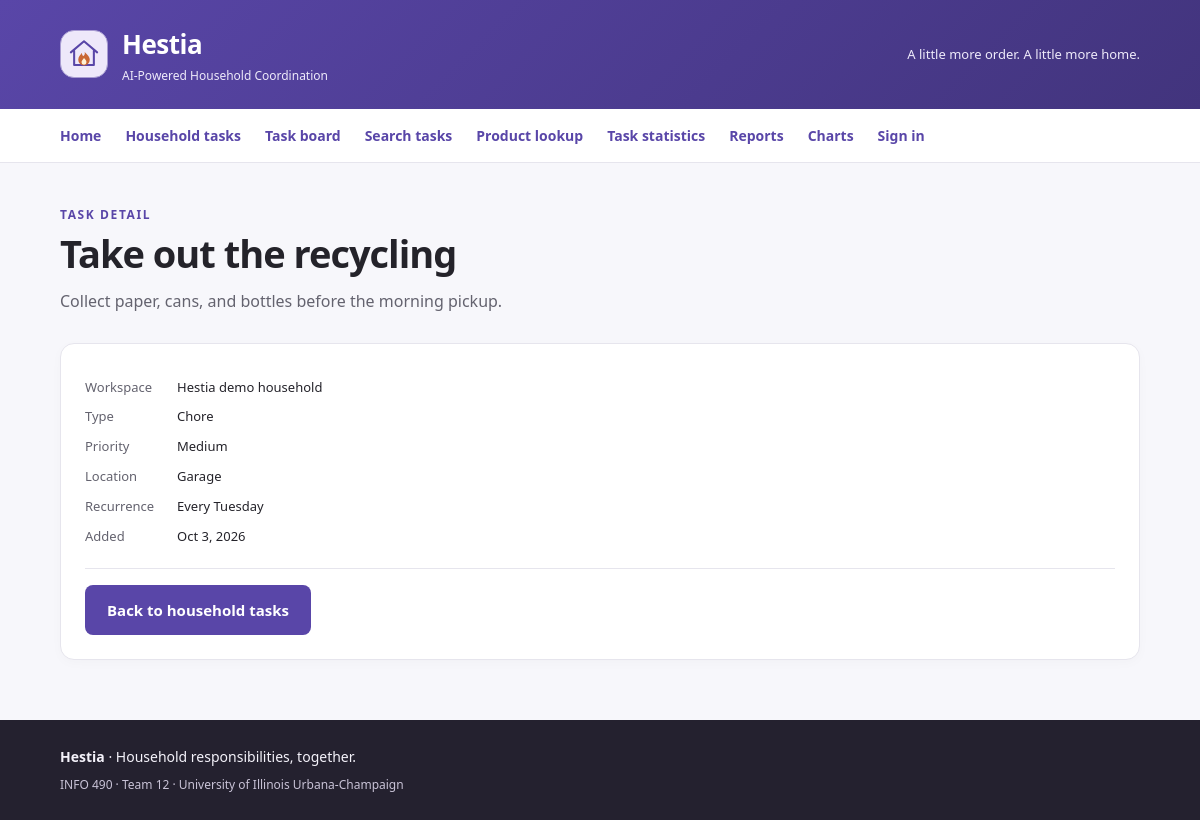
The app's page /tasks/2/ with its own data.
### workflows/models.py (models this page shows, shortened)
class Task(models.Model):
    class TaskType(models.TextChoices):
        CHORE = "CHORE", "Chore"
        APPOINTMENT = "APPOINTMENT", "Appointment"
        DEADLINE = "DEADLINE", "Deadline"
        ERRAND = "ERRAND", "Errand"
        MAINTENANCE = "MAINTENANCE", "Maintenance"
        SHOPPING = "SHOPPING", "Shopping"
        OTHER = "OTHER", "Other"
    class Priority(models.TextChoices):
        LOW = "LOW", "Low"
        MEDIUM = "MEDIUM", "Medium"
        HIGH = "HIGH", "High"
        URGENT = "URGENT", "Urgent"
    task_id = models.AutoField(primary_key=True)
    workspace = models.ForeignKey(
        Workspace,
        on_delete=models.CASCADE,
        related_name="tasks",
    )
    source_document = models.ForeignKey(
        SourceDocument,
        on_delete=models.SET_NULL,
        null=True,
        blank=True,
        related_name="generated_tasks",
    )
    created_by_membership = models.ForeignKey(
        Membership,
        on_delete=models.SET_NULL,
        null=True,
        blank=True,
        related_name="created_tasks",
    )
    related_product = models.ForeignKey(
        Product,
        on_delete=models.SET_NULL,
        null=True,
        blank=True,
        related_name="related_tasks",
    )
    related_shopping_list_entry = models.ForeignKey(
        ShoppingListEntry,
        on_delete=models.SET_NULL,
        null=True,
        blank=True,
        related_name="related_tasks",
    )
    title = models.CharField(max_length=200)
    description = models.TextField(blank=True)
    task_type = models.CharField(
        max_length=40,
        choices=TaskType.choices,
        default=TaskType.OTHER,
    )
    priority = models.CharField(
        max_length=20,
        choices=Priority.choices,
        default=Priority.MEDIUM,
    )
    recurrence_rule = models.CharField(max_length=255, blank=True)
    default_location = models.CharField(max_length=255, blank=True)
    created_at = models.DateTimeField(auto_now_add=True)
    updated_at = models.DateTimeField(auto_now=True)
    class Meta:
        ordering = [
            "-created_at",
            "title",
        ]
        constraints = [
            models.UniqueConstraint(
                fields=["workspace", "title"],
                name="unique_task_title_per_workspace",
            )
        ]

### households/models.py (models this page shows)
class Workspace(models.Model):
    class WorkspaceType(models.TextChoices):
        HOUSEHOLD = "HOUSEHOLD", "Household"
        TEAM = "TEAM", "Team"
    workspace_id = models.AutoField(primary_key=True)
    name = models.CharField(max_length=120)
    workspace_type = models.CharField(
        max_length=30,
        choices=WorkspaceType.choices,
        default=WorkspaceType.HOUSEHOLD,
    )
    timezone = models.CharField(
        max_length=50,
        default="America/Chicago",
    )
    members = models.ManyToManyField(
        settings.AUTH_USER_MODEL,
        through="Membership",
        related_name="hestia_workspaces",
    )
    created_at = models.DateTimeField(auto_now_add=True)
    updated_at = models.DateTimeField(auto_now=True)
    class Meta:
        ordering = ["name"]
    def __str__(self):
        return self.name

### workflows/views.py (the view)
# urls.py: path("<int:pk>/", TaskDetailView.as_view(), name="task-detail"),
class TaskDetailView(View):
    def get(self, request, pk):
        task = get_object_or_404(Task, pk=pk)
        return render(request, "tasks/task_detail.html", {"task": task})

### templates/tasks/task_detail.html (shortened to what this page needs)
{% extends "base.html" %}
{% block content %}
<section class="page-header">
    <p class="eyebrow">Task detail</p>
    <h1>{{ task.title }}</h1>
    <p>{{ task.description|default:"No description provided." }}</p>
</section>
<article class="task-card">
    <dl class="task-details">
        <div><dt>Workspace</dt><dd>{{ task.workspace }}</dd></div>
        <div><dt>Type</dt><dd>{{ task.get_task_type_display }}</dd></div>
        <div><dt>Priority</dt><dd>{{ task.get_priority_display }}</dd></div>
        <div><dt>Location</dt><dd>{{ task.default_location|default:"No location specified" }}</dd></div>
        <div><dt>Recurrence</dt><dd>{{ task.recurrence_rule|default:"One-time task" }}</dd></div>
        {% if task.created_at %}
        <div><dt>Added</dt><dd>{{ task.created_at|date:"M j, Y" }}</dd></div>
        {% endif %}
    </dl>
    <p class="record-date">
        <a class="button-link" href="{% url 'workflows:task-cbv-generic' %}">Back to household tasks</a>
    </p>
</article>
{% endblock %}

### static files/css/style.css (style rules this page uses)
:root { --hestia-primary: #5946a8; --hestia-primary-dark: #42347d; --hestia-background: #f7f7fb; --hestia-text: #24232a; --hestia-muted: #64636f; --hestia-border: #e6e5ed; }
* { box-sizing: border-box; }
body { margin: 0; min-height: 100vh; display: flex; flex-direction: column; background: var(--hestia-background); color: var(--hestia-text); font: 16px/1.6 "Segoe UI", sans-serif; }
a { color: var(--hestia-primary); }
.page-header { margin-bottom: 28px; }
.page-header h1 { font-size: clamp(28px, 4vw, 38px); line-height: 1.2; letter-spacing: -1px; margin: 7px 0 12px; }
.page-header p { margin: 0; color: var(--hestia-muted); }
.page-header .eyebrow { color: var(--hestia-primary); font-size: 12px; font-weight: 700; letter-spacing: 1.6px; text-transform: uppercase; }
button, .button-link { display: inline-block; padding: 13px 22px; border: 0; border-radius: 8px; background: var(--hestia-primary); color: white; font: 600 15px/1.6 "Segoe UI", sans-serif; text-decoration: none; cursor: pointer; }
.task-card { background: white; border: 1px solid var(--hestia-border); border-radius: 14px; padding: 24px; box-shadow: 0 3px 12px #24232a06; overflow-wrap: anywhere; }
.task-details { margin: 0; font-size: 13px; }
.task-details div { display: grid; grid-template-columns: 80px 1fr; gap: 12px; margin-top: 9px; }
.task-details dt { color: var(--hestia-muted); }
.task-details dd { margin: 0; }
.record-date { border-top: 1px solid var(--hestia-border); padding-top: 16px; margin: 22px 0 0; color: var(--hestia-muted); font-size: 12px; }

### records on screen
Task: title "Take out the recycling", description "Collect paper, cans, and bottles before the morning pickup.", workspace "Hestia demo household", task_type "Chore", priority "Medium", default_location "Garage", recurrence_rule "Every Tuesday", created_at "Oct 3, 2026"
